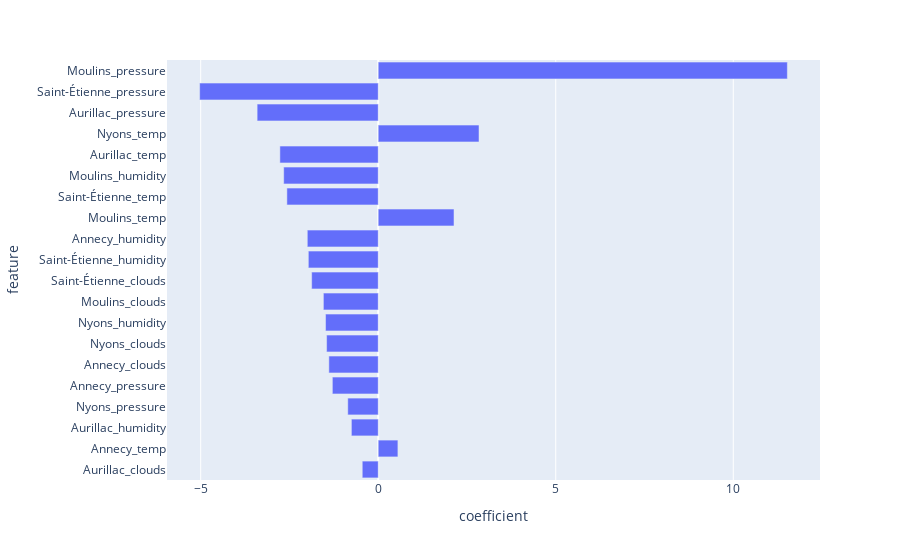

The notebook cell saved with this chart:
### Code cell
df_coef = pd.DataFrame({
    'feature': feature_names,
    'coefficient': coefs
})
df_coef = df_coef.sort_values(by='coefficient', key=abs)

px.bar(df_coef, x='coefficient', y='feature')

### Figure 1 — Plotly figure (JSON) as saved in the notebook; plotly's stock layout.template omitted (floating-point values rounded to 4 significant figures)
{"data": [{"hovertemplate": "coefficient=%{x}<br>feature=%{y}<extra></extra>", "legendgroup": "", "marker": {"color": "#636efa", "pattern": {"shape": ""}}, "name": "", "orientation": "h", "showlegend": false, "textposition": "auto", "type": "bar", "x": [-0.4495, 0.5543, -0.7557, -0.8575, -1.291, -1.39, -1.454, -1.484, -1.544, -1.875, -1.968, -1.998, 2.134, -2.573, -2.662, -2.769, 2.839, -3.41, -5.03, 11.52], "xaxis": "x", "y": ["Aurillac_clouds", "Annecy_temp", "Aurillac_humidity", "Nyons_pressure", "Annecy_pressure", "Annecy_clouds", "Nyons_clouds", "Nyons_humidity", "Moulins_clouds", "Saint-Étienne_clouds", "Saint-Étienne_humidity", "Annecy_humidity", "Moulins_temp", "Saint-Étienne_temp", "Moulins_humidity", "Aurillac_temp", "Nyons_temp", "Aurillac_pressure", "Saint-Étienne_pressure", "Moulins_pressure"], "yaxis": "y"}], "layout": {"barmode": "relative", "legend": {"tracegroupgap": 0}, "margin": {"t": 60}, "xaxis": {"anchor": "y", "domain": [0, 1], "title": {"text": "coefficient"}}, "yaxis": {"anchor": "x", "domain": [0, 1], "title": {"text": "feature"}}}}
